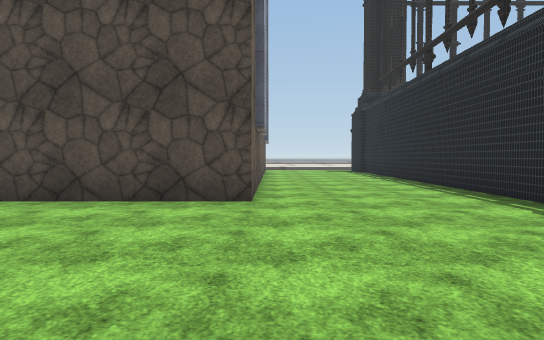
[1] (above)

24 first-person views from a walk through a 3-D level made in the Unity game engine. The camera is 1.3 m above the floor, tilts 2° down and sees 70° across. The floor is counted in squares, 2 m on a side. Each view is taken from the middle of a square. On the plan, view 1 faces up. The plan holds only what a view shows up to about 11 squares ahead; the rest is blank. The place goes on beyond the plan. The terrain is drawn as flat ground. Some animated figures are left out. Some surface patterns are stand-ins.

[2]
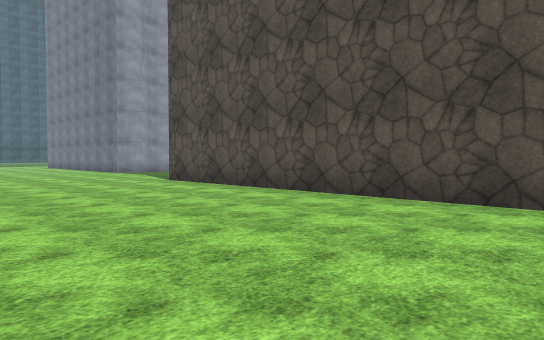

[3]
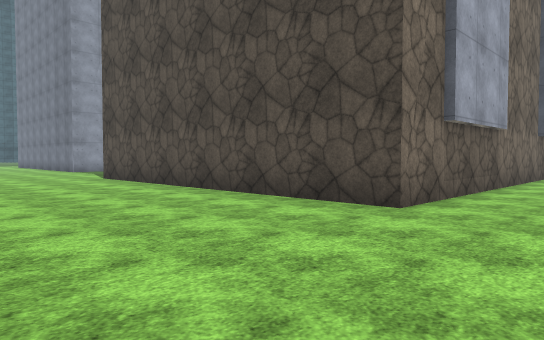

[4]
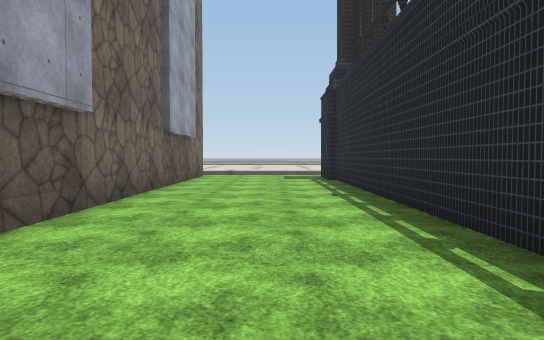

[5]
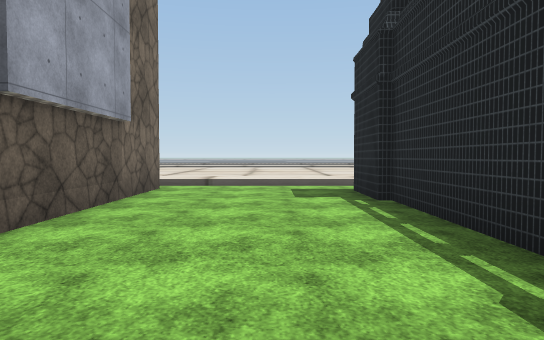

[6]
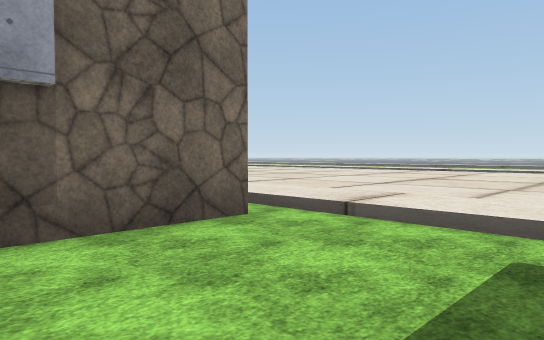

[7]
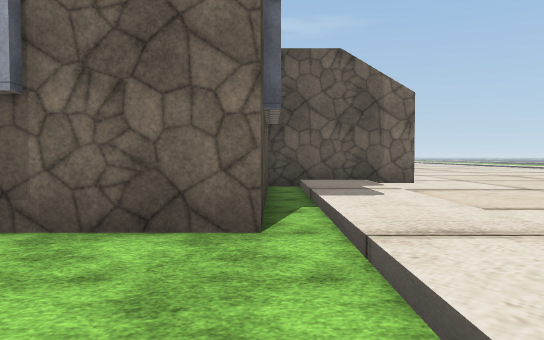

[8]
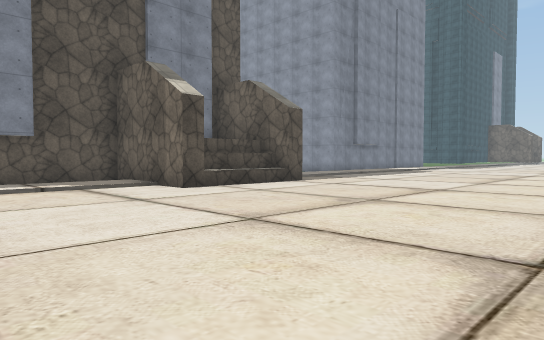

[9]
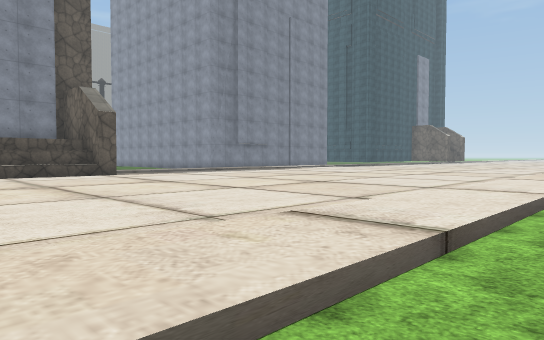

[10]
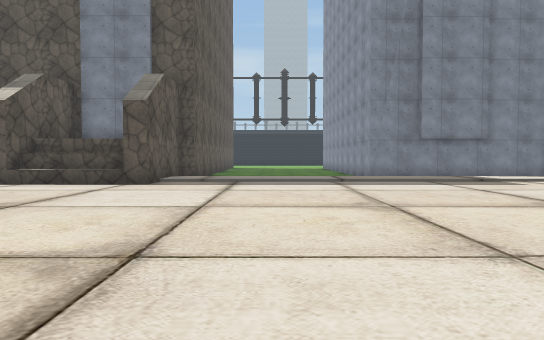

[11]
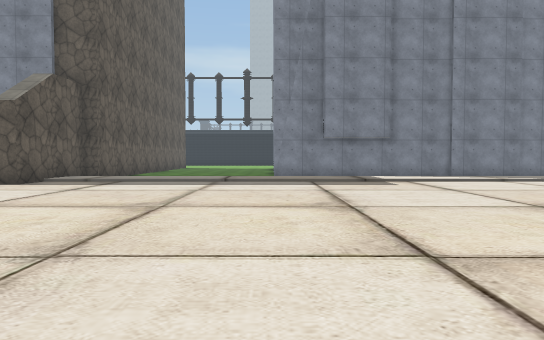

[12]
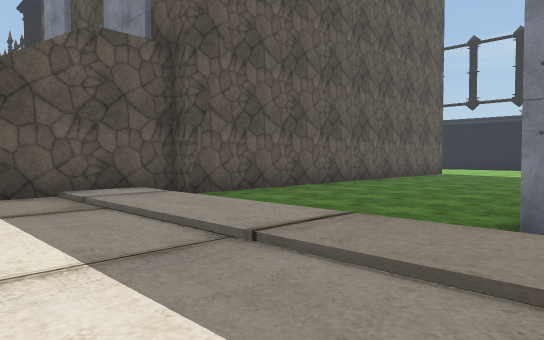

[13]
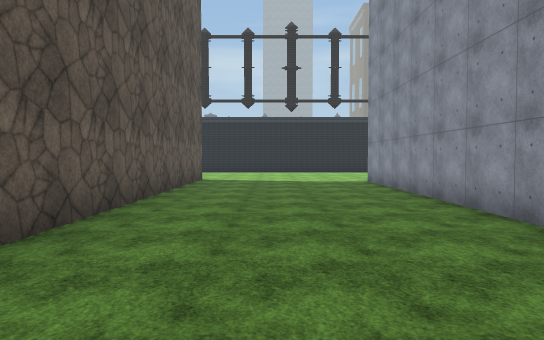

[14]
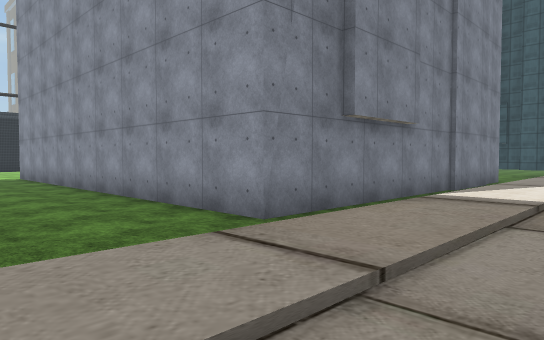

[15]
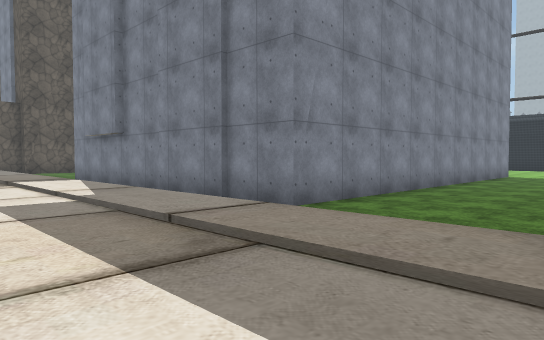

[16]
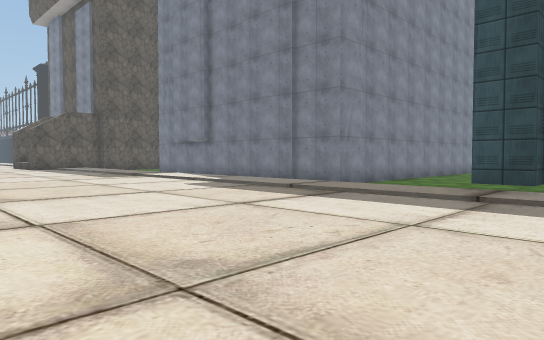

[17]
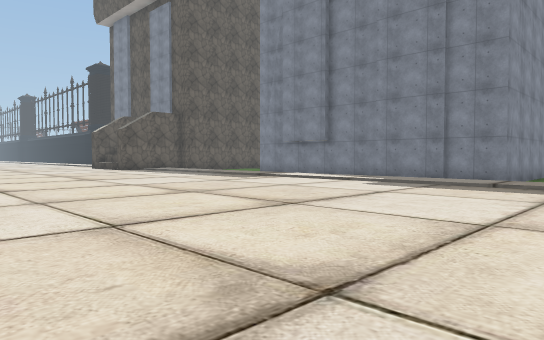

[18]
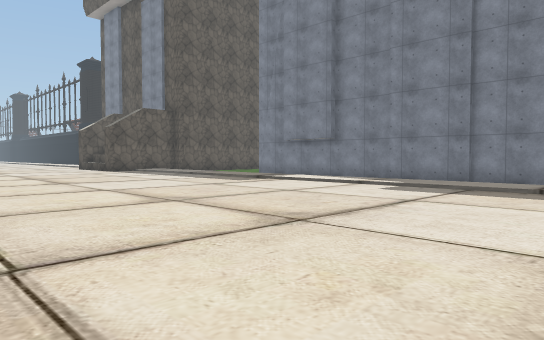

[19]
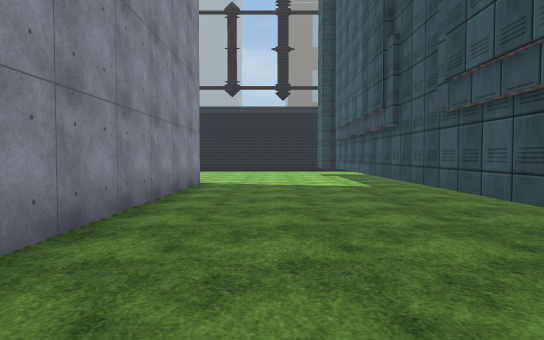

[20]
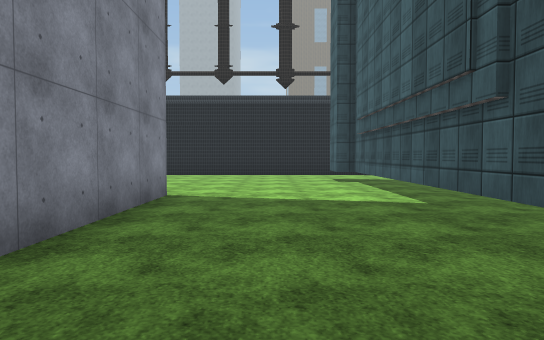

[21]
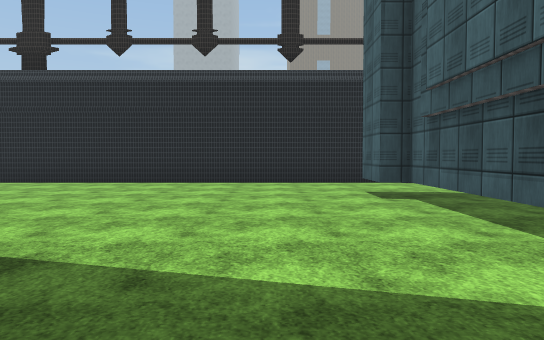

[22]
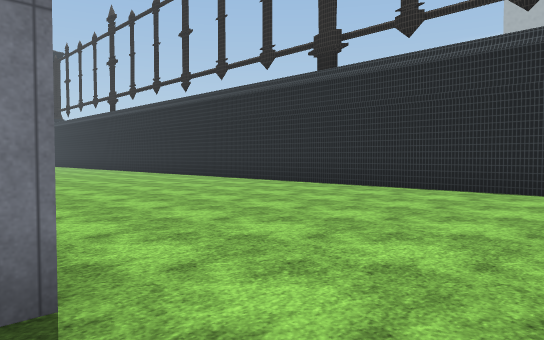

[23]
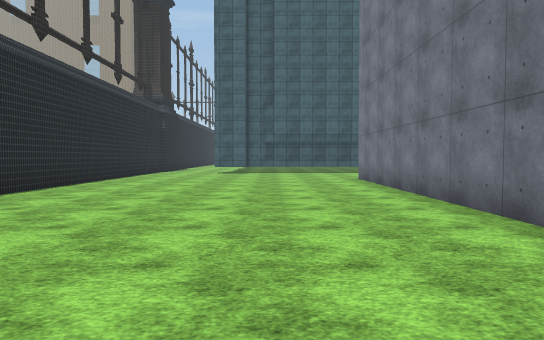

[24]
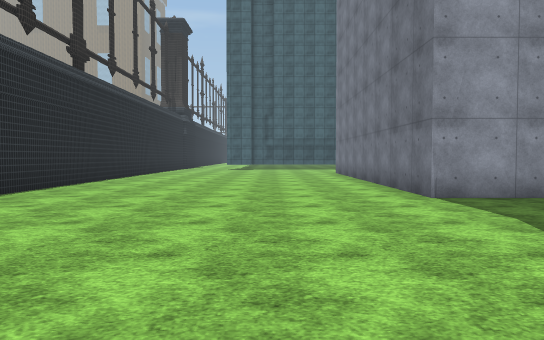

### Floor plan
Key: @ floor where view 1 was taken; # wall or solid block; . main floor; : floor 0.25 m higher than the main floor; / step, stairs or slope; ^ raised ledge.
Columns run from 30 left of view 1 to 4 right of it. Each row starts with its distance up from view 1.
 33                        ....
 32                   /////////
 31               :::::::::::::
 30               ::::::::::::
 29    ::::       ::::::::::::
 28    ::::::::: :::::::::::::::::
 27    :::::::::::::::::::::::::::::
 26 ::::::::::::::::::::::::::::::::
 25 ::::::::::::::::::::::::::::::::
 24 ::::::::::::::::::::::::::::::::
 23 :::::::::::::::::::::::::::::::::
 22  ::::::::::::::::::::::::::::::::
 21  ::::::::::::::::::::#^^^::::::::
 20  ////////////////////####//////////
 19  ::::::::::::::::::::#  #::::::::::
 18  ##.....##...........#  ######.....
 17    ...## #######.....#       #....#
 16    ...#        #.....#       #....#
 15    ...#        #.....#       #....#
 14    ...#        #.....#       #....#
 13   #...#        #.....#       #....#
 12   #...#        #.....#       #....#
 11   #...#        #.....#       #....#
 10   #...#        #.....#       #....#
  9   #...#        #.....#       #....#
  8   #...#        #.....#       #....#
  7   #...##########..   #       #....#
  6   #................. #########....#
  5   #...............................#
  4   #...............................
  3   #..............................
  2  .#..............................
  1  .................    ...........
  0  ................          ...@
 -1   #############

Positions as (right, up) in squares from view 1, and headings:
1: (0, 0), facing up
2: (0, 0), facing up-left
3: (2, 1), facing up-left
4: (2, 5), facing up
5: (2, 10), facing up
6: (3, 15), facing up-left
7: (3, 18), facing left
8: (-1, 28), facing down-left
9: (-4, 33), facing down-left
10: (-12, 30), facing down
11: (-15, 30), facing down
12: (-16, 22), facing down-right
13: (-12, 19), facing down
14: (-12, 21), facing down-left
15: (-28, 22), facing down-right
16: (-30, 26), facing down-right
17: (-27, 29), facing down-right
18: (-26, 28), facing down-right
19: (-26, 16), facing down
20: (-26, 13), facing down
21: (-26, 9), facing down
22: (-26, 7), facing down-right
23: (-13, 4), facing left
24: (-9, 4), facing left
